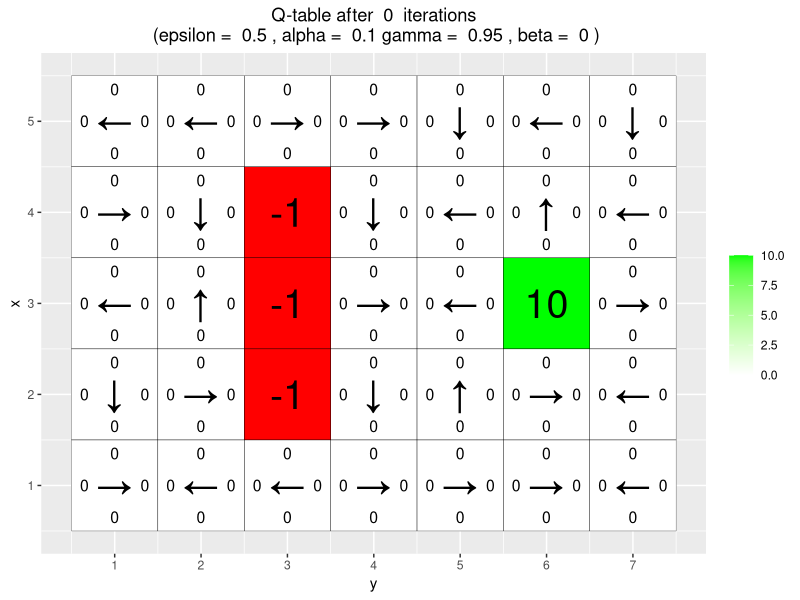
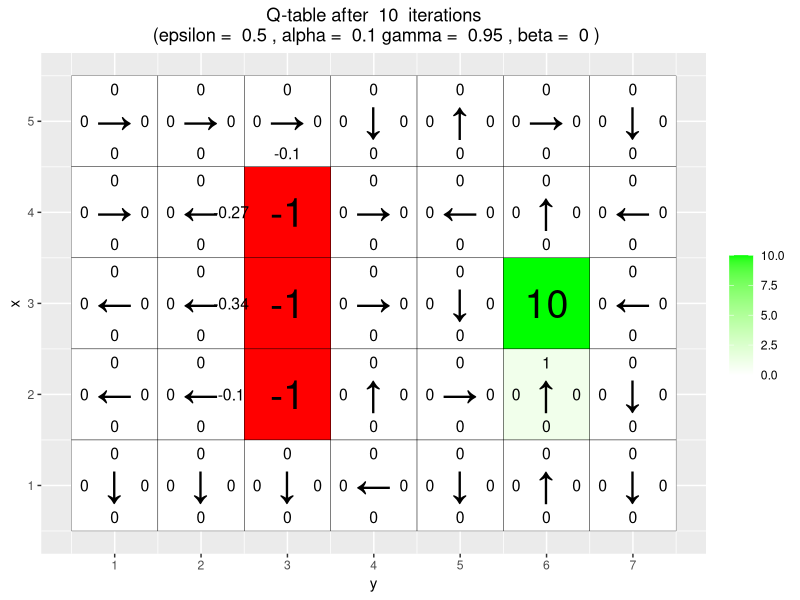
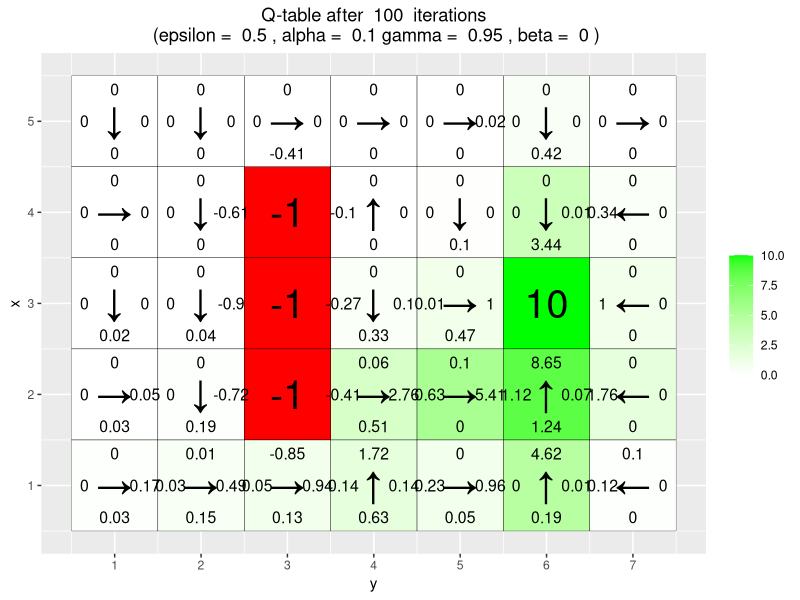
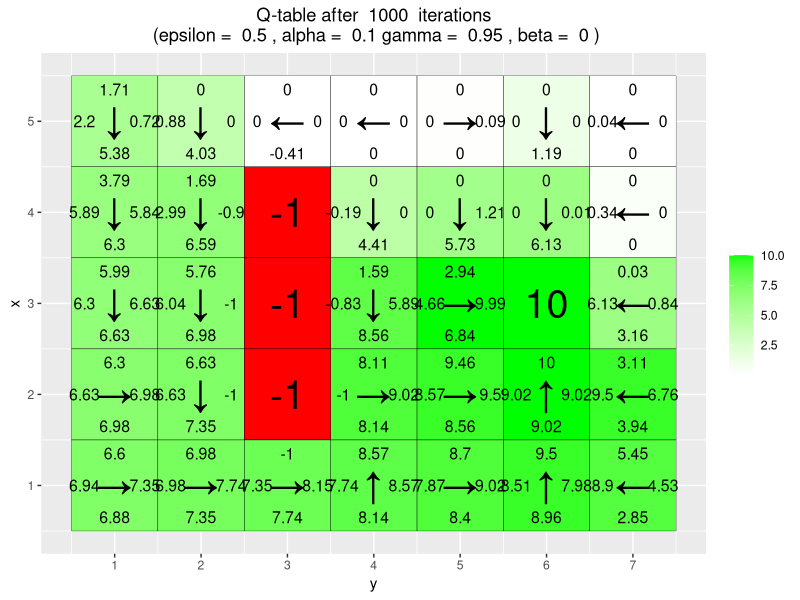
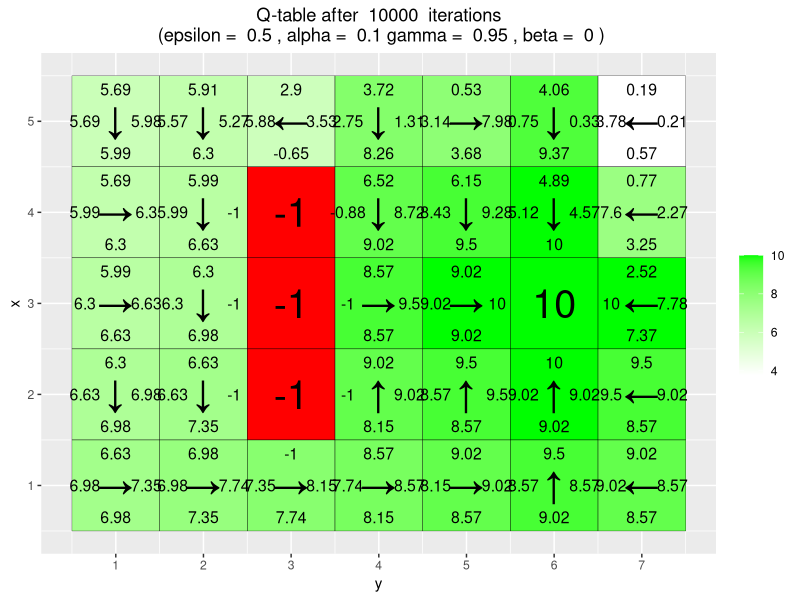
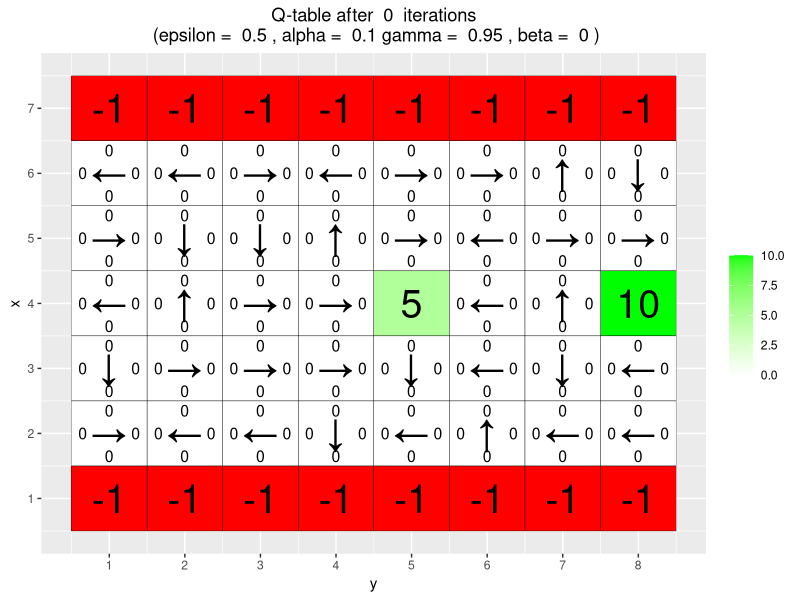
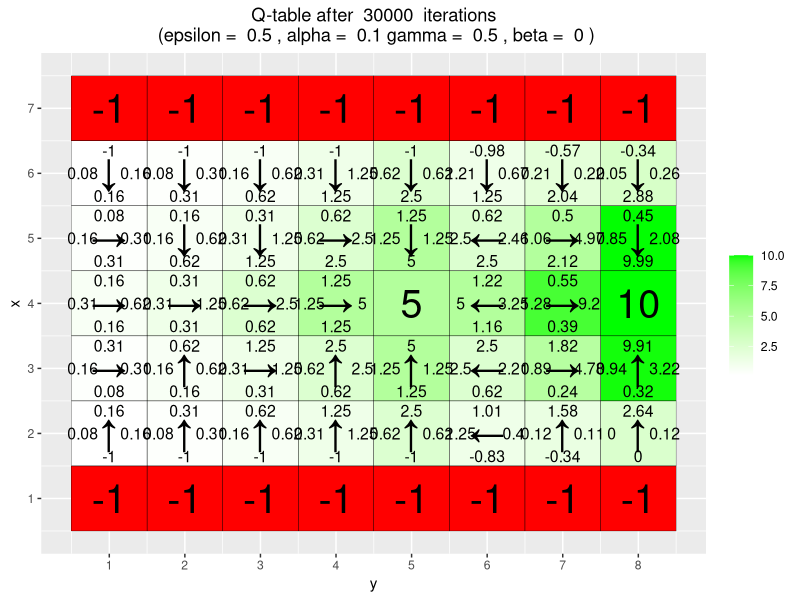
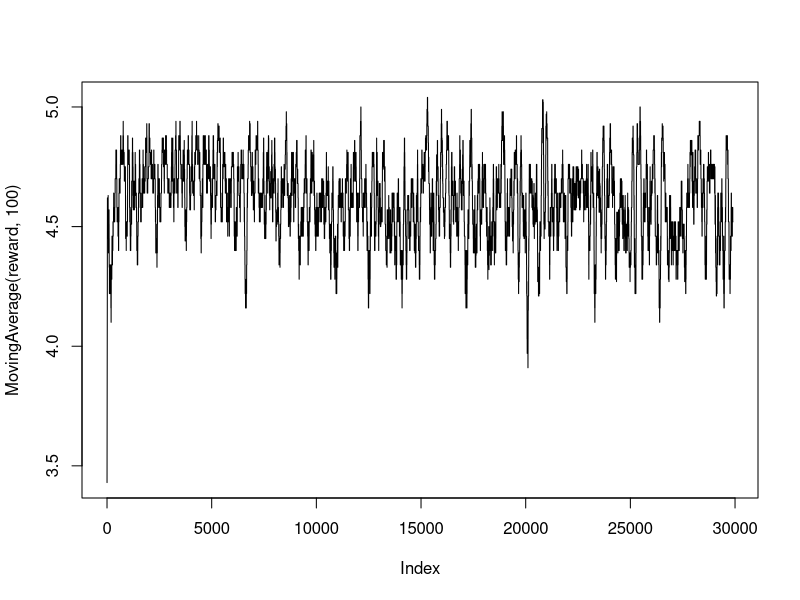

Here is the R script that generated these plots, in order: (Note: a time limit stopped this script after it produced the figures.)
# By Jose M. Peña and Joel Oskarsson.
# For teaching purposes.
# jose.m.pena@liu.se.

#####################################################################################################
# Q-learning
#####################################################################################################

#install.packages("ggplot2")
#install.packages("vctrs")
library(ggplot2)
library(vctrs)

# If you do not see four arrows in line 16, then do the following:
# File/Reopen with Encoding/UTF-8

arrows <- c("↑", "→", "↓", "←")
action_deltas <- list(c(1,0), # up
                      c(0,1), # right
                      c(-1,0), # down
                      c(0,-1)) # left

vis_environment <- function(iterations=0, epsilon = 0.5, alpha = 0.1, gamma = 0.95, beta = 0){
  
  # Visualize an environment with rewards. 
  # Q-values for all actions are displayed on the edges of each tile.
  # The (greedy) policy for each state is also displayed.
  # 
  # Args:
  #   iterations, epsilon, alpha, gamma, beta (optional): for the figure title.
  #   reward_map (global variable): a HxW array containing the reward given at each state.
  #   q_table (global variable): a HxWx4 array containing Q-values for each state-action pair.
  #   H, W (global variables): environment dimensions.
  
  df <- expand.grid(x=1:H,y=1:W)
  foo <- mapply(function(x,y) ifelse(reward_map[x,y] == 0,q_table[x,y,1],NA),df$x,df$y)
  df$val1 <- as.vector(round(foo, 2))
  foo <- mapply(function(x,y) ifelse(reward_map[x,y] == 0,q_table[x,y,2],NA),df$x,df$y)
  df$val2 <- as.vector(round(foo, 2))
  foo <- mapply(function(x,y) ifelse(reward_map[x,y] == 0,q_table[x,y,3],NA),df$x,df$y)
  df$val3 <- as.vector(round(foo, 2))
  foo <- mapply(function(x,y) ifelse(reward_map[x,y] == 0,q_table[x,y,4],NA),df$x,df$y)
  df$val4 <- as.vector(round(foo, 2))
  foo <- mapply(function(x,y) 
    ifelse(reward_map[x,y] == 0,arrows[GreedyPolicy(x,y)],reward_map[x,y]),df$x,df$y)
  df$val5 <- as.vector(foo)
  foo <- mapply(function(x,y) ifelse(reward_map[x,y] == 0,max(q_table[x,y,]),
                                     ifelse(reward_map[x,y]<0,NA,reward_map[x,y])),df$x,df$y)
  df$val6 <- as.vector(foo)
  
  print(ggplot(df,aes(x = y,y = x)) +
          scale_fill_gradient(low = "white", high = "green", na.value = "red", name = "") +
          geom_tile(aes(fill=val6)) +
          geom_text(aes(label = val1),size = 4,nudge_y = .35,na.rm = TRUE) +
          geom_text(aes(label = val2),size = 4,nudge_x = .35,na.rm = TRUE) +
          geom_text(aes(label = val3),size = 4,nudge_y = -.35,na.rm = TRUE) +
          geom_text(aes(label = val4),size = 4,nudge_x = -.35,na.rm = TRUE) +
          geom_text(aes(label = val5),size = 10) +
          geom_tile(fill = 'transparent', colour = 'black') + 
          ggtitle(paste("Q-table after ",iterations," iterations\n",
                        "(epsilon = ",epsilon,", alpha = ",alpha,"gamma = ",gamma,", beta = ",beta,")")) +
          theme(plot.title = element_text(hjust = 0.5)) +
          scale_x_continuous(breaks = c(1:W),labels = c(1:W)) +
          scale_y_continuous(breaks = c(1:H),labels = c(1:H)))
  
}

GreedyPolicy <- function(x, y){
  
  # Get a greedy action for state (x,y) from q_table.
  #
  # Args:
  #   x, y: state coordinates.
  #   q_table (global variable): a HxWx4 array containing Q-values for each state-action pair.
  # 
  # Returns:
  #   An action, i.e. integer in {1,2,3,4}.
  
  # Your code here.
  move = which(q_table[x,y,] == max(q_table[x,y,]))
  if(length(move) > 1){
    return(sample(move,1))
  }
  else{
    return(move)
  }
}

EpsilonGreedyPolicy <- function(x, y, epsilon){
  
  # Get an epsilon-greedy action for state (x,y) from q_table.
  #
  # Args:
  #   x, y: state coordinates.
  #   epsilon: probability of acting randomly.
  # 
  # Returns:
  #   An action, i.e. integer in {1,2,3,4}.
  
  # Your code here.
  if (runif(1,0,1) > epsilon){
    return(GreedyPolicy(x,y))
  }
  else{
    return(sample(4,1))
  }
}

transition_model <- function(x, y, action, beta){
  
  # Computes the new state after given action is taken. The agent will follow the action 
  # with probability (1-beta) and slip to the right or left with probability beta/2 each.
  # 
  # Args:
  #   x, y: state coordinates.
  #   action: which action the agent takes (in {1,2,3,4}).
  #   beta: probability of the agent slipping to the side when trying to move.
  #   H, W (global variables): environment dimensions.
  # 
  # Returns:
  #   The new state after the action has been taken.
  
  delta <- sample(-1:1, size = 1, prob = c(0.5*beta,1-beta,0.5*beta))
  final_action <- ((action + delta + 3) %% 4) + 1
  foo <- c(x,y) + unlist(action_deltas[final_action])
  foo <- pmax(c(1,1),pmin(foo,c(H,W)))
  
  return (foo)
}

q_learning <- function(start_state, epsilon = 0.5, alpha = 0.1, gamma = 0.95, 
                       beta = 0){
  
  # Perform one episode of Q-learning. The agent should move around in the 
  # environment using the given transition model and update the Q-table.
  # The episode ends when the agent reaches a terminal state.
  # 
  # Args:
  #   start_state: array with two entries, describing the starting position of the agent.
  #   epsilon (optional): probability of acting greedily.
  #   alpha (optional): learning rate.
  #   gamma (optional): discount factor.
  #   beta (optional): slipping factor.
  #   reward_map (global variable): a HxW array containing the reward given at each state.
  #   q_table (global variable): a HxWx4 array containing Q-values for each state-action pair.
  # 
  # Returns:
  #   reward: reward received in the episode.
  #   correction: sum of the temporal difference correction terms over the episode.
  #   q_table (global variable): Recall that R passes arguments by value. So, q_table being
  #   a global variable can be modified with the superassigment operator <<-.
  
  #qtable holds values for the expected future reward of an action given a certain state
  
  Qstate=start_state
  reward=0
  temporal_difference=0
  
  repeat{
    # Follow policy, execute action, get reward.
    x=Qstate[1]
    y=Qstate[2]
    #Compute what action to take
    action=EpsilonGreedyPolicy(x, y, epsilon)
    #action=GreedyPolicy(x, y)
    #Compute new state after given action
    new_state=transition_model(x, y, action, beta)
    #Extract the reward for the given action with the given state
    reward=reward_map[new_state[1], new_state[2]]
    
    #Temporal difference = R + γ maxQ(S′, a) − Q(S, A) 
    # Q-table update.
    temporal_difference=temporal_difference  + reward + gamma*max(q_table[new_state[1], new_state[2],]) - q_table[x,y,action]
    correction = alpha*(reward+gamma*max(q_table[new_state[1], new_state[2],])-q_table[x,y,action])
    q_table[x,y,action] <<- q_table[x,y,action] + correction
    
    #Update the state coordinates
    Qstate=new_state
    
    if(reward!=0)
      # End episode.
      return (c(reward,temporal_difference))
  }

  }


#####################################################################################################
# Q-Learning Environments
#####################################################################################################

###################### Environment A (learning)
set.seed(12345)
W <- 7
H <- 5

reward_map <- matrix(0, nrow = H, ncol = W)
reward_map[3,6] <- 10
reward_map[2:4,3] <- -1

q_table <- array(0,dim = c(H,W,4))

vis_environment()

for(i in 1:10000){
  foo <- q_learning(start_state = c(3,1))
  
  if(any(i==c(10,100,1000,10000)))
    vis_environment(i)
}
## Environment B (the effect of epsilon and gamma)
#
set.seed(12345)
H <- 7
W <- 8

reward_map <- matrix(0, nrow = H, ncol = W)
reward_map[1,] <- -1
reward_map[7,] <- -1
reward_map[4,5] <- 5
reward_map[4,8] <- 10

q_table <- array(0,dim = c(H,W,4))

vis_environment()

MovingAverage <- function(x, n){
  
  cx <- c(0,cumsum(x))
  rsum <- (cx[(n+1):length(cx)] - cx[1:(length(cx) - n)]) / n
  
  return (rsum)
}

for(j in c(0.5,0.75,0.95)){
  q_table <- array(0,dim = c(H,W,4))
  reward <- NULL
  correction <- NULL
  
  for(i in 1:30000){
    foo <- q_learning(gamma = j, start_state = c(4,1))
    reward <- c(reward,foo[1])
    correction <- c(correction,foo[2])
  }
  
  vis_environment(i, gamma = j)
  plot(MovingAverage(reward,100),type = "l")
  plot(MovingAverage(correction,100),type = "l")
}

for(j in c(0.5,0.75,0.95)){
  q_table <- array(0,dim = c(H,W,4))
  reward <- NULL
  correction <- NULL
  
  for(i in 1:30000){
    foo <- q_learning(epsilon = 0.1, gamma = j, start_state = c(4,1))
    reward <- c(reward,foo[1])
    correction <- c(correction,foo[2])
  }
  
  vis_environment(i, epsilon = 0.1, gamma = j)
  plot(MovingAverage(reward,100),type = "l")
  plot(MovingAverage(correction,100),type = "l")
}
########################## Environment C (the effect of beta).

H <- 3
W <- 6
reward_map <- matrix(0, nrow = H, ncol = W)
reward_map[1,2:5] <- -1
reward_map[1,6] <- 10

q_table <- array(0,dim = c(H,W,4))

vis_environment()

for(j in c(0,0.2,0.4,0.66)){
  q_table <- array(0,dim = c(H,W,4))
  
  for(i in 1:10000)
    foo <- q_learning(gamma = 0.6, beta = j, start_state = c(1,1))
  
  vis_environment(i, gamma = 0.6, beta = j)
}#
